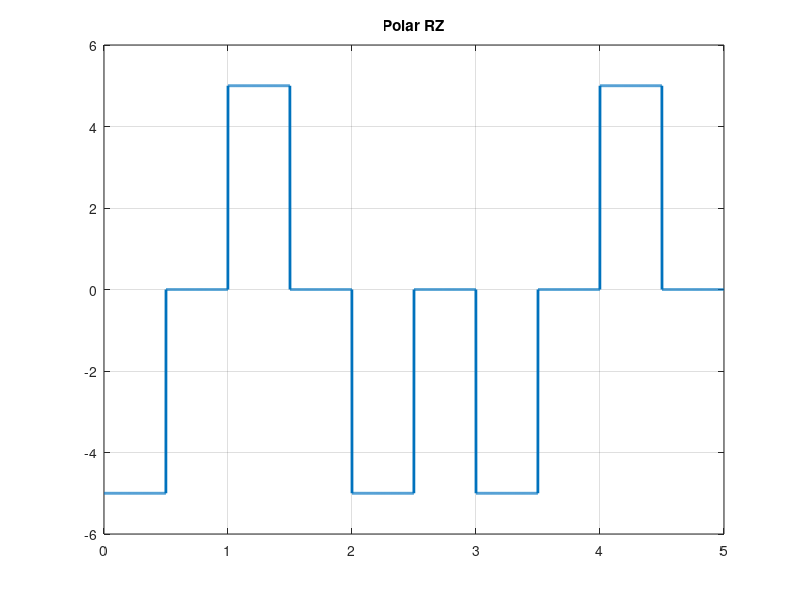

Source code (MATLAB):
clc;
close all
clear all;

bits = [0 1 0 0 1];
%bits = input('Give a bit sequence');
bitrate = 1;
n = 1000;
T = length(bits)/bitrate;
N = length(bits)*n;
dt = T/N;
t = 0:dt:T-dt;

%Encoding
x = zeros(1, length(t));
half = n/2;
for i = 1:length(bits)
    if(bits(i) == 0)
       x((i-1)*n+1:half) = -5;
        x(half+1:i*n) = 0;
    else
        x((i-1)*n+1:half) = 5;
        x(half+1:i*n) = 0;
    end
    half = half+n;
end

plot(t, x, 'LineWidth', 2);
grid on;
title('Polar RZ');

%Decoding
y = zeros(1, length(x)/n);
half = n/2;
for i=1:length(y)
    if(x((i-1)*n+1:half) == -5)
        y(i) = 0;
    else
        y(i) = 1;
    end;
    half = half+n;
end
disp(y);

